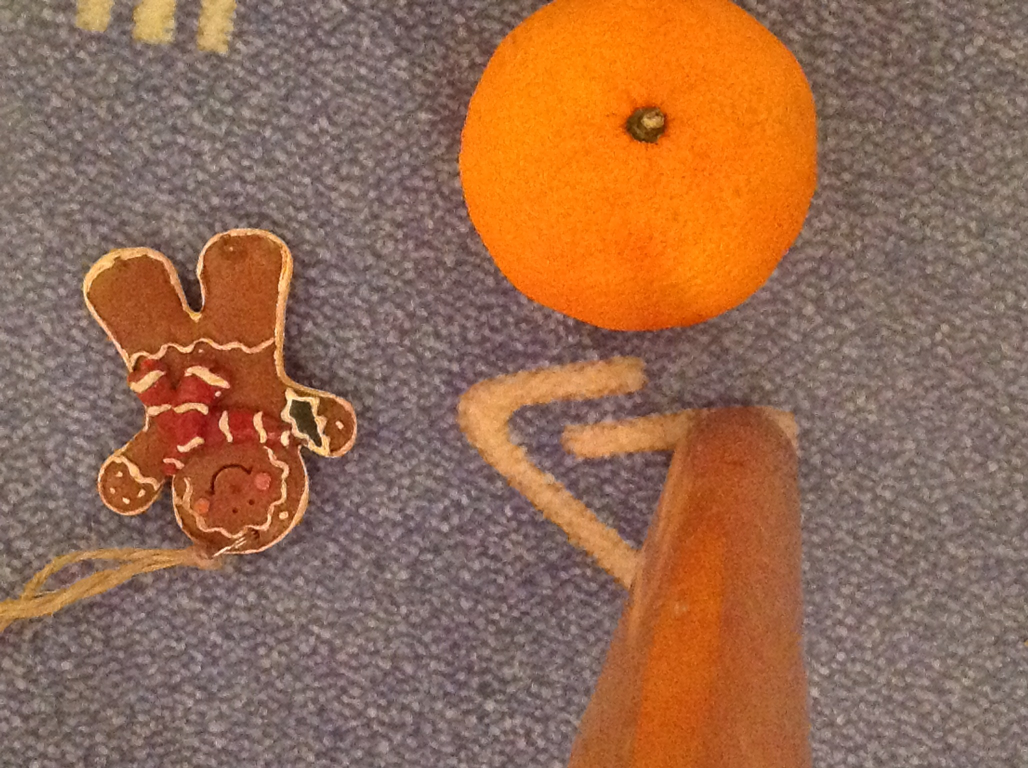
%> input picture 2/GingerBreadMan_first.jpg, 2056 x 1536 px (shown at 1/2 size)
$ octave lab2_1.m   (GNU Octave 9; MATLAB toolbox functions it lacks are replaced by stand-ins)
%> lines starting %> are read from the running program, lines starting %| are printed output that depends on the picture
% Clear all previous data from workspace to ensure a clean start
clear all;

% Load RGB images of first and second GingerBreadMand and Static Red Square from JPEG files
RGB1 = imread('GingerBreadMan_first.jpg');
%> RGB1 is the input picture: size 1536x2056x3 uint8; mean R, G, B 150.1, 106.9, 81.5
RGB2 = imread('GingerBreadMan_second.jpg');
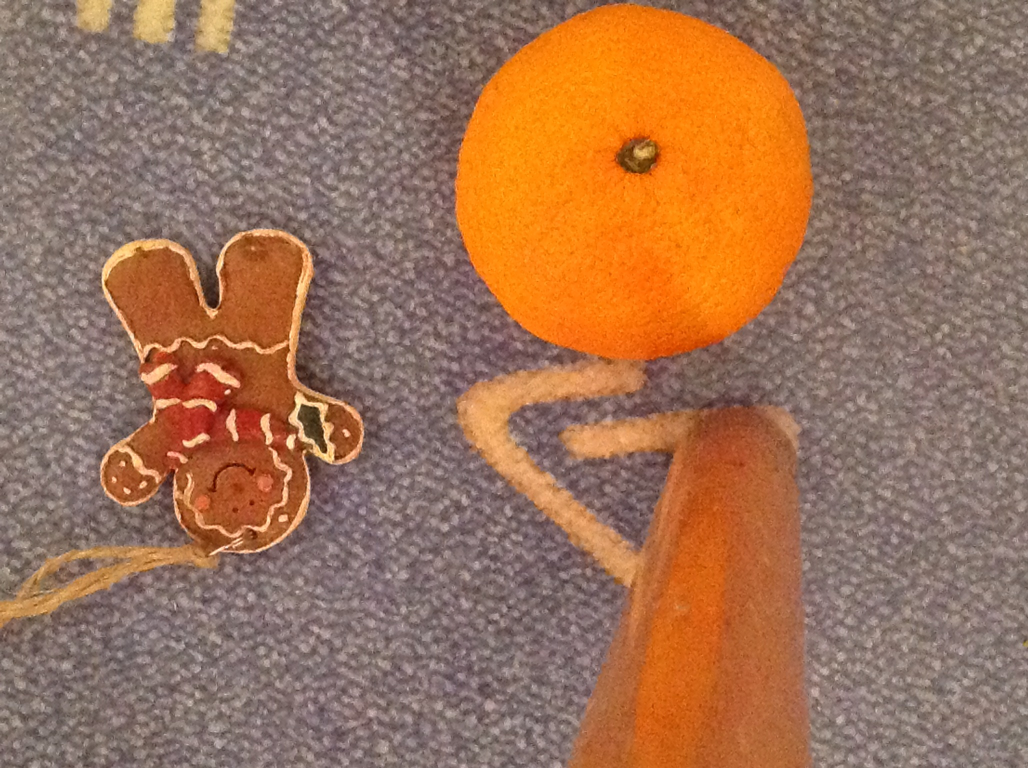
%> input picture 2/GingerBreadMan_second.jpg, 2056 x 1536 px (shown at 1/2 size)
%> RGB2 is the input picture: size 1536x2056x3 uint8; mean R, G, B 157.4, 114.1, 87.2
RGB3 = imread('red_square_static.jpg');
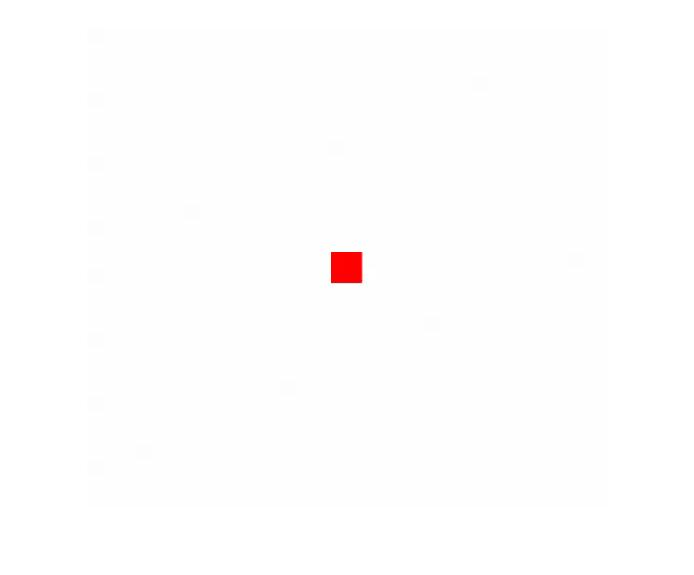
%> input picture 2/red_square_static.jpg, 694 x 575 px
%> RGB3 is the input picture: size 575x694x3 uint8; mean R, G, B 254.3, 253.8, 253.8

% Convert RGB images to grayscale
grey1 = rgb2gray(RGB1);
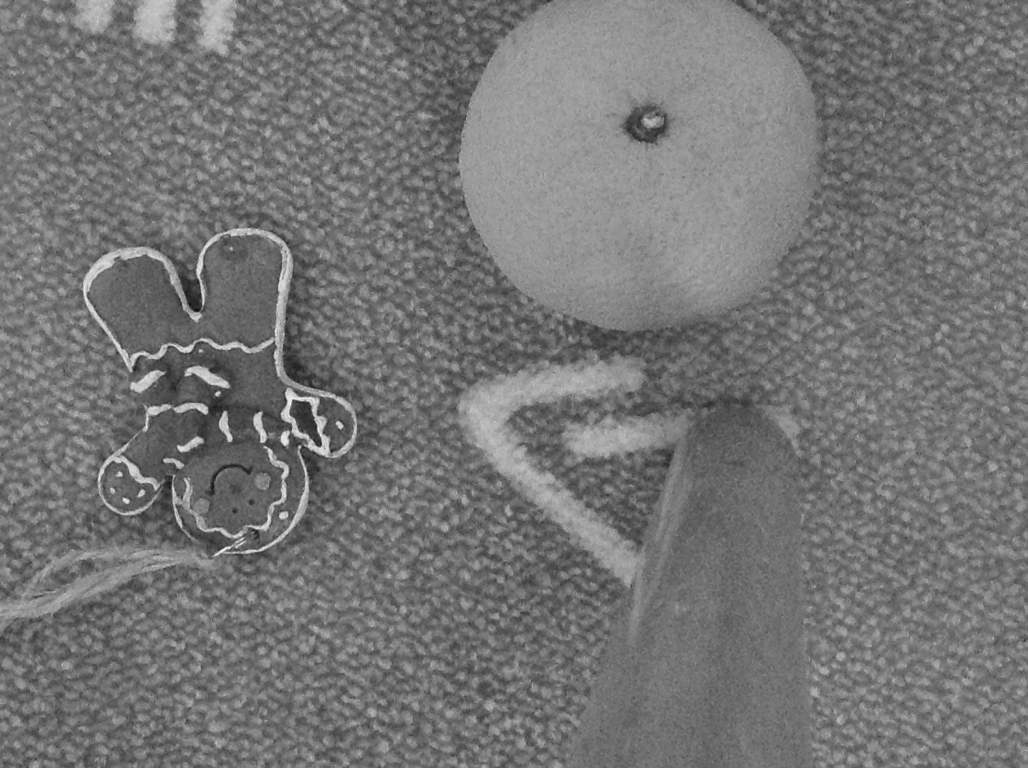
%> grey1: size 1536x2056 uint8 (shown at 1/2 size); min 10, max 245, mean 116.9
grey2 = rgb2gray(RGB2);
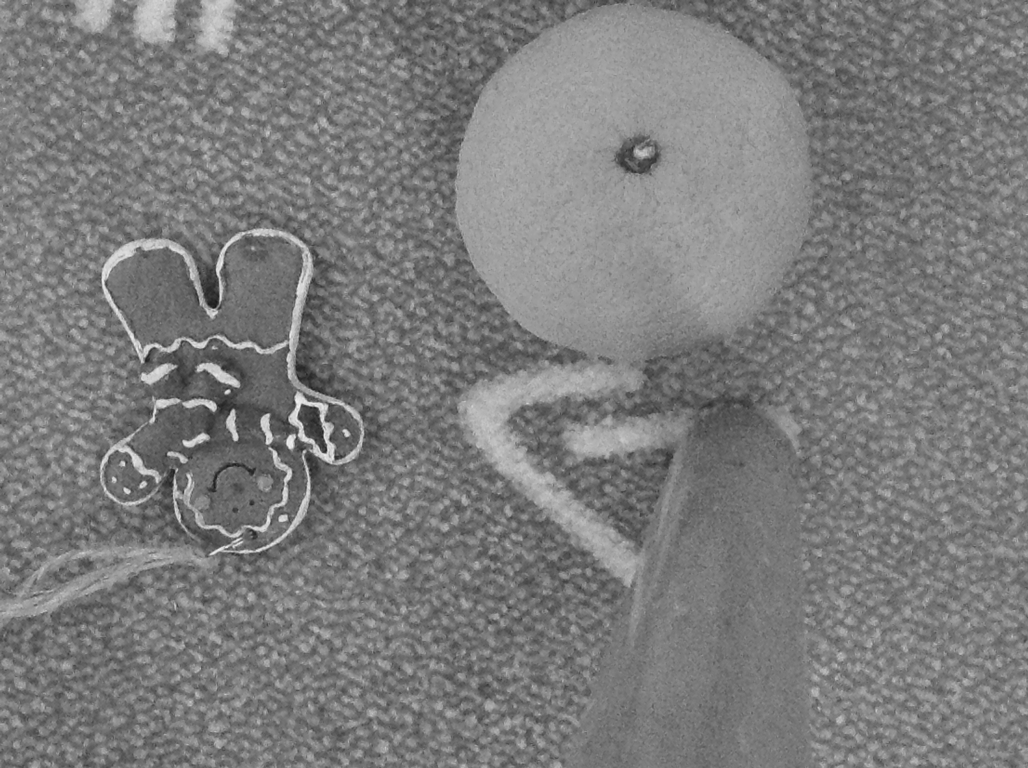
%> grey2: size 1536x2056 uint8 (shown at 1/2 size); min 21, max 244, mean 124
grey3 = rgb2gray(RGB3);

% Define maximum corner thresholds for corner detection
max_corners_gingerbreadman = 700; % Set threshold to accurately capture corners of GingerBreadMan
max_corners_square = 4;           % Set threshold for the simple geometry of the red square

% Perform corner detection on the grayscale images
C_gingerbreadman = corner(grey1, max_corners_gingerbreadman);  % Detect corners in first GingerBreadMan image
%> C_gingerbreadman = 700 rows, first 12: [586 800; 247 997; 641 895; 457 883; 407 610; 522 884; 619 805; 630 836; 363 1055; 554 609; 356 893; 431 789]
C_square = corner(grey3, max_corners_square);                  % Detect corners in red square image
%> C_square = [332 283; 332 253; 362 253; 361 283]

% Visualize the corners on the original images
% For the GingerBreadMan
imshow(RGB1);                     % Display the first GingerBreadMan image
hold on;                          % Retain the current image and its current settings
plot(C_gingerbreadman(:, 1), C_gingerbreadman(:, 2), '*b', 'MarkerSize', 5);  % Plot corners detected (in blue asterisks)
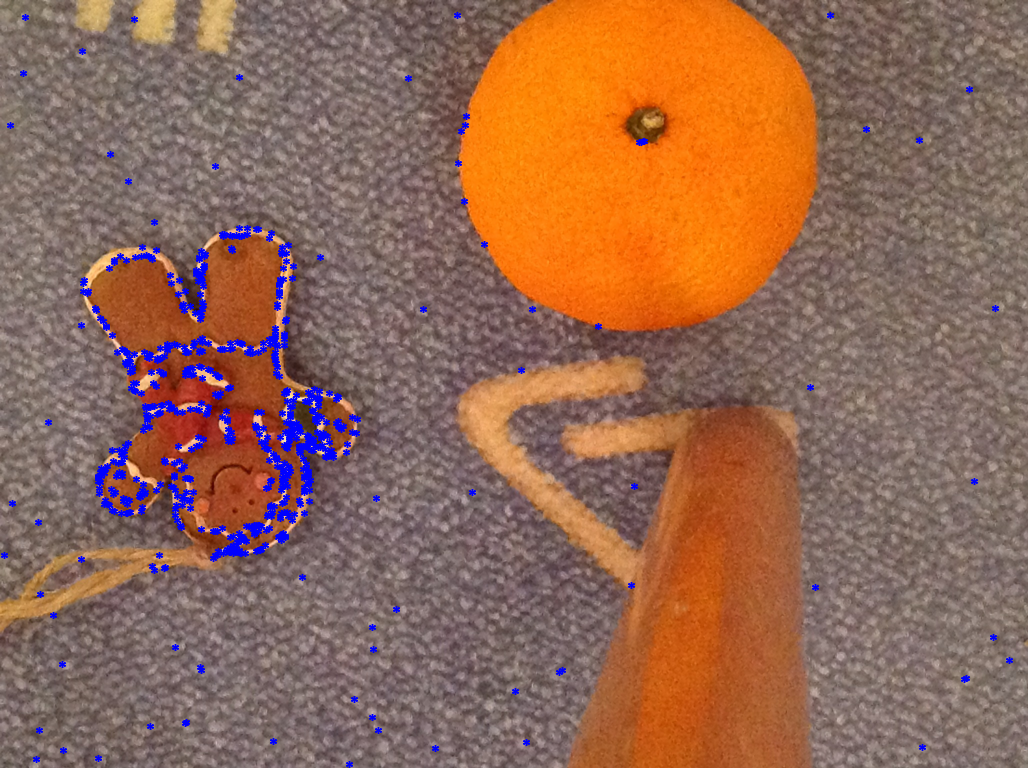
%> figure redrawn from the program's plot data; shown at 1/2 size
figure;                           % Create a new figure window for subsequent plots

% For the Red Square
imshow(RGB3);                     % Display the red square image
hold on;                          % Retain the current image and its current settings
plot(C_square(:, 1), C_square(:, 2), '*b', 'MarkerSize', 7);  % Plot corners detected (in blue stars, slightly larger size)
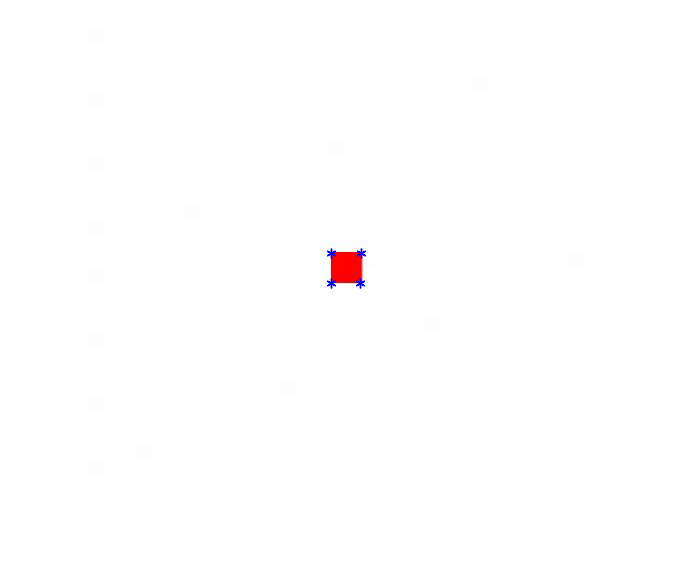
%> figure redrawn from the program's plot data
